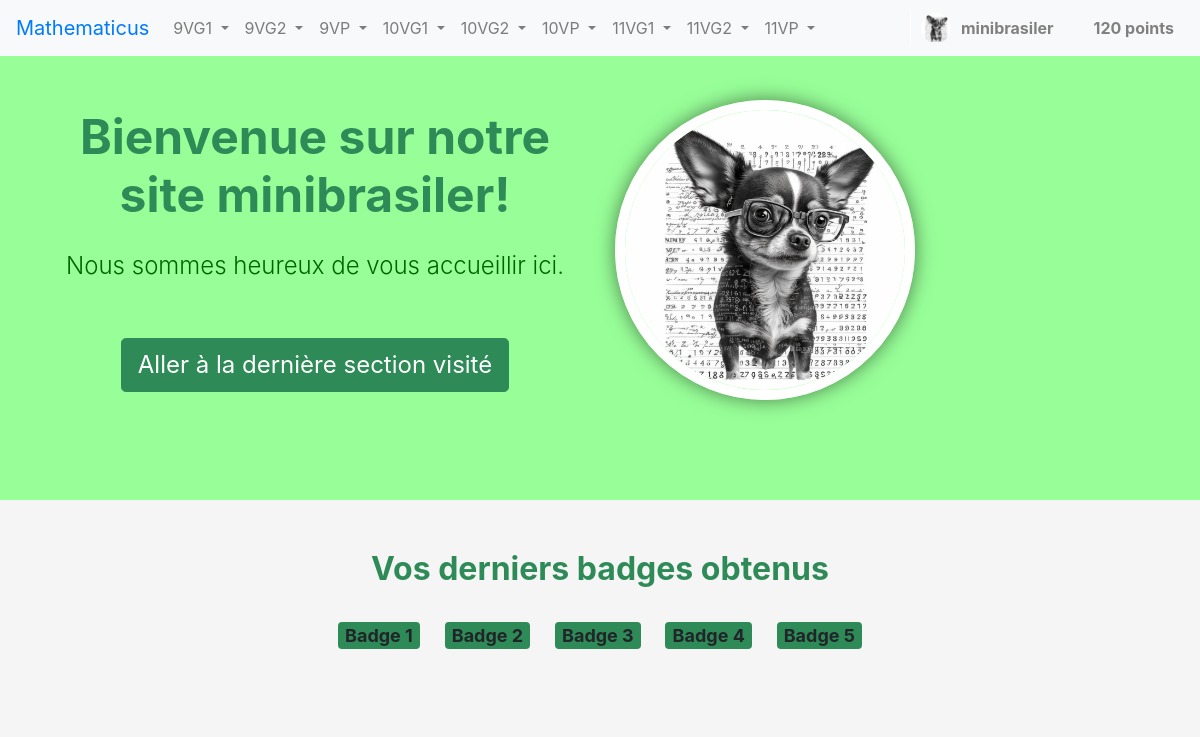
The page /dashboard (signed in) on the database as committed earlier.
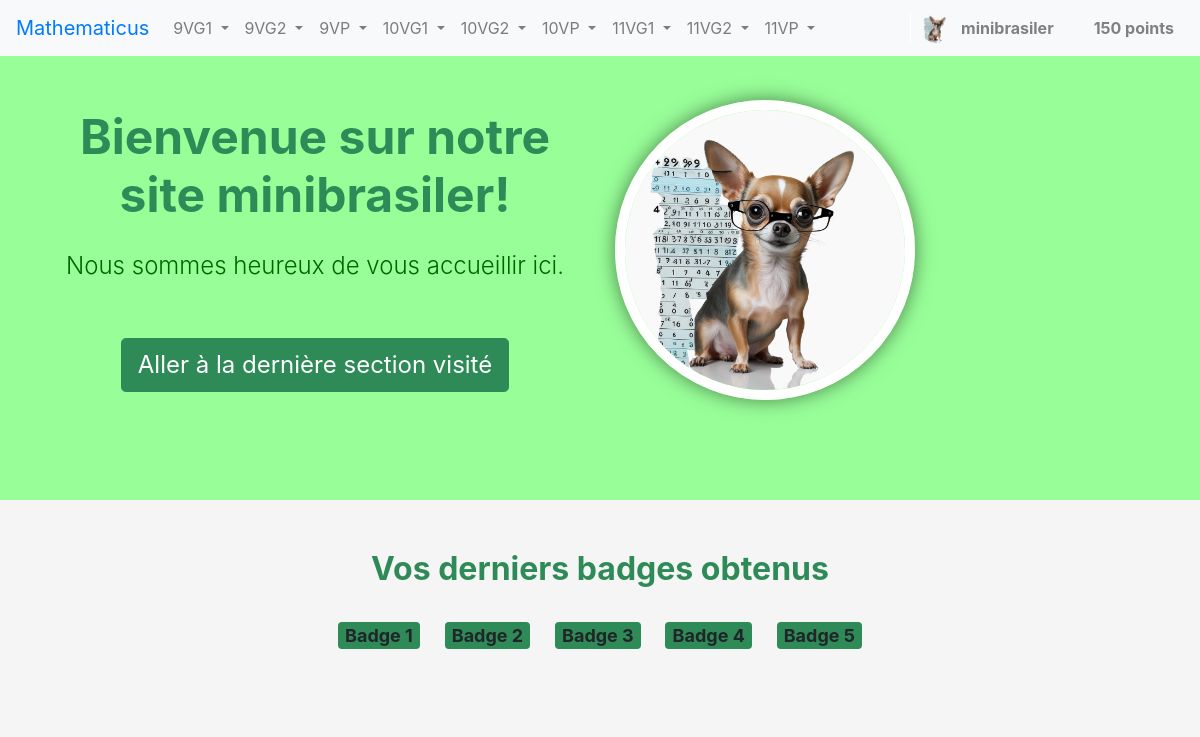
The same page on the database as committed later.
### app.py (models this page shows)
class User(UserMixin, db.Model):
    __tablename__ = 'users'
    id = db.Column(db.Integer, primary_key=True)
    username = db.Column(db.String(50), unique=True, nullable=False)
    email = db.Column(db.String(128), unique=True, nullable=False)
    password_hash = db.Column(db.String(128), nullable=False)
    token = db.Column(db.Integer, default=False, nullable=False)
    is_confirmed = db.Column(db.Boolean, default=False)
    personnalisation = db.Column(db.Boolean, default=False)
    avatar = db.Column(db.String(50), nullable = True)
    points = db.Column(db.Integer, default=0)
    exercises = db.relationship('Exercise', backref='user', lazy='dynamic')

### app.py (the view)
@app.route('/dashboard')
@login_required
def dashboard():
     user = current_user
     return render_template('dashboard.html',user=current_user)

### app.py (called while the page is built)
    @login_manager.user_loader
    def load_user(user_id):
        return db.session.get(User,(int(user_id)))

### templates/dashboard.html (shortened to what this page needs)
<!DOCTYPE html>
<html>
<head>
  <link rel="stylesheet" href="https://maxcdn.bootstrapcdn.com/bootstrap/4.5.2/css/bootstrap.min.css">
  <link rel="stylesheet" href="static/navbar-style.css">
  <link rel="stylesheet" href="static/dashboard-style.css">
</head>
<body>
  {% include 'navbar.html' %}
  <section id="welcome">
  <div class="container">
    <div class="row align-items-center">
      <div class="col-md-6 text-center">
        <h2 class="mb-4">Bienvenue sur notre site {{user.username}}!</h2>
        <p class="lead mb-4">Nous sommes heureux de vous accueillir ici.</p>
        <button class="btn btn-primary btn-lg"><a href="#">Aller à la dernière section visité</a></button>
      </div>
      <div class="col-md-6">
        <img src=static/images/{{user.avatar}} alt="Bienvenue" class="img-fluid">
      </div>
    </div>
  </div>
  </section>
<section id="badges">
  <div class="container">
    <div class="row align-items-center">
      <div class="col-md-12 text-center">
        <h3 class="mb-4">Vos derniers badges obtenus</h3>
        <div class="badge">Badge 1</div>
        <div class="badge">Badge 2</div>
        <div class="badge">Badge 3</div>
        <div class="badge">Badge 4</div>
        <div class="badge">Badge 5</div>
      </div>
    </div>
  </div>
</section>
</body>
</html>

### templates/navbar.html (shortened to what this page needs)
<nav class="navbar navbar-expand-lg navbar-light bg-light">
    <a class="navbar-brand" href="#">Mathematicus</a>
    <div class="collapse navbar-collapse" id="navbarNav">
      <ul class="navbar-nav">
        <li class="nav-item dropdown">
          <a class="nav-link dropdown-toggle" href="#" id="9VG1Dropdown" role="button" data-toggle="dropdown" aria-haspopup="true" aria-expanded="false">
            9VG1
          </a>
        </li>
        <li class="nav-item dropdown">
          <a class="nav-link dropdown-toggle" href="#" id="9VG2Dropdown" role="button" data-toggle="dropdown" aria-haspopup="true" aria-expanded="false">
            9VG2
          </a>
        </li>
        <li class="nav-item dropdown">
          <a class="nav-link dropdown-toggle" href="#" id="9VPDropdown" role="button" data-toggle="dropdown" aria-haspopup="true" aria-expanded="false">
            9VP
          </a>
        </li>
        <li class="nav-item dropdown">
          <a class="nav-link dropdown-toggle" href="#" id="10VG1Dropdown" role="button" data-toggle="dropdown" aria-haspopup="true" aria-expanded="false">
            10VG1
          </a>
        </li>
        <li class="nav-item dropdown">
          <a class="nav-link dropdown-toggle" href="#" id="10VG2Dropdown" role="button" data-toggle="dropdown" aria-haspopup="true" aria-expanded="false">
            10VG2
          </a>
        </li>
        <li class="nav-item dropdown">
          <a class="nav-link dropdown-toggle" href="#" id="10VPDropdown" role="button" data-toggle="dropdown" aria-haspopup="true" aria-expanded="false">
            10VP
          </a>
        </li>
        <li class="nav-item dropdown">
          <a class="nav-link dropdown-toggle" href="#" id="11VG1Dropdown" role="button" data-toggle="dropdown" aria-haspopup="true" aria-expanded="false">
            11VG1
          </a>
        </li>
        <li class="nav-item dropdown">
          <a class="nav-link dropdown-toggle" href="#" id="11VG2Dropdown" role="button" data-toggle="dropdown" aria-haspopup="true" aria-expanded="false">
            11VG2
          </a>
        </li>
        <li class="nav-item dropdown">
          <a class="nav-link dropdown-toggle" href="#" id="11VPDropdown" role="button" data-toggle="dropdown" aria-haspopup="true" aria-expanded="false">
            11VP
          </a>
        </li>
      </ul>
      <div class="user-menu">
        <a href="#" class="user-link">
        <img src="static/images/{{user.avatar}}" alt="User Image" class="user-image">
       {{ user.username }}
        <span class="points-nav" id="points_utilisateurs_nav">{{user.points}} points</span>
        </a>
    </div>
    </div>
  </nav>

### static/navbar-style.css (style rules this page uses)
.navbar { background-color: #87CEFA; position: fixed; width: 100%; z-index: 3; }
.navbar-brand { color: #007bff !important; }
.user-menu { position: relative; display: inline-block; margin-left: auto; }
.user-menu a { color: grey; }
.user-link { display: flex; align-items: center; color: #fff; font-weight: bold; text-decoration: none; padding: 0 10px; border-left: 1px solid #fff; }
.user-image { width: 30px; height: 30px; border-radius: 50%; margin-right: 10px; }
.points-nav { padding-left:20px; margin-left:20px; }

### static/dashboard-style.css (style rules this page uses)
body { background-color: #f5f5f5; }
#welcome { background-color: #98ff98; padding: 100px 0; }
#welcome h2 { font-size: 48px; color: #2e8b57; font-weight: bold; }
#welcome p { font-size: 24px; color: #006400; }
#welcome button { margin-top: 30px; font-size: 24px; background-color: #2e8b57; border-color: #2e8b57; color:white; }
#welcome button a { color: #fff; }
#welcome img { border-radius: 50%; border: 10px solid #fff; box-shadow: 0 0 20px rgba(0, 0, 0, 0.5); width: 300px; height: 300px; position: relative; animation-name: zoomInAndTranslate; animation-duration: 2s; animation-fill-mode: forwards; }
a { text-decoration:none; color:#2e8b57; }
#badges { background-color: #f5f5f5; padding: 50px 0; }
#badges h3 { font-size: 32px; color: #2e8b57; font-weight: bold; }
#badges .badge { margin: 10px; font-size: 18px; background-color: #2e8b57; }

Rows that differ between the two databases and show on the page:
changed User "minibrasiler": avatar: a different picture; points "120" → "150"
